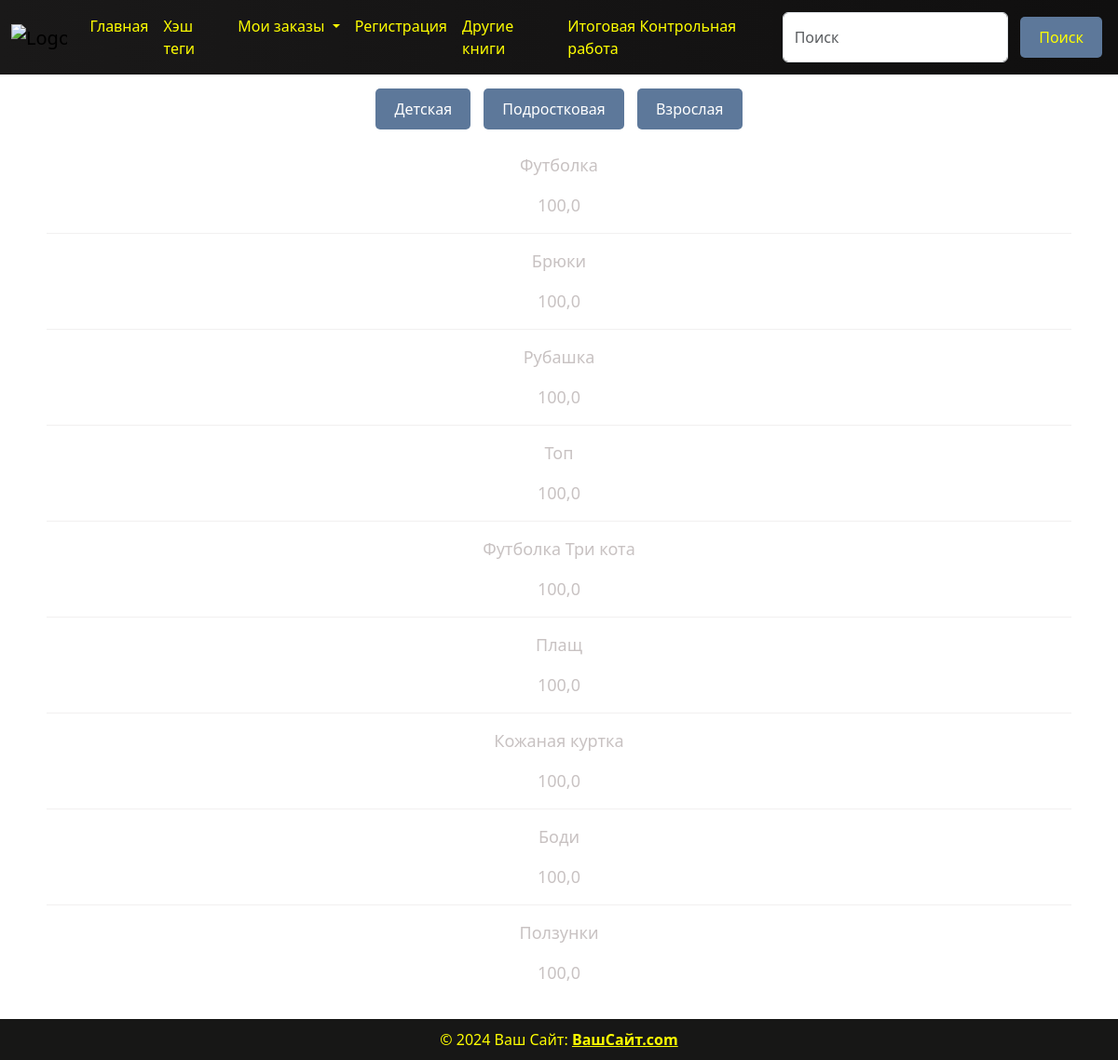
The app's page /clothes/all_clothes/ with its own data.
### clothes/models.py (models this page shows, shortened)
class Clothes(models.Model):
    title = models.CharField(max_length=50)
    price = models.FloatField(default=100)
    tags = models.ManyToManyField(Tag)

### clothes/views.py (the view)
# urls.py: path('all_clothes/', AllClothesView.as_view(), name='all_clothes'),
class AllClothesView(generic.ListView):
    model = models.Clothes
    template_name = 'clothing/all_clothes.html'
    context_object_name = 'all_clothes'
    queryset = models.Clothes.objects.all().order_by('-id')

### templates/clothing/all_clothes.html
{% load static %}
{% include 'components/header.html' %}
<link rel="stylesheet" href="{% static 'css/hashtags.css' %}">
<div class="container">
    <div class="buttons">
        <button class="btn"><a href="{% url 'child_clothes' %}">Детская</a></button>
        <button class="btn"><a href="{% url 'teen_clothes' %}">Подростковая</a></button>
        <button class="btn"><a href="{% url 'adult_clothes' %}">Взрослая</a></button>
    </div>
    {% for i in all_clothes %}
    <div class="content">
        <p class="white">{{ i.title }}</p>
        <p class="white">{{ i.price }}</p>
        {% if not forloop.last %}
        <hr class="white">
        {% endif %}
    </div>
    {% endfor %}
</div>
{% include 'components/footer.html' %}

### static/css/book.css (style rules this page uses)
body { display: flex; flex-direction: column; min-height: 100vh; padding-top: 70px; background: url("https://i.pinimg.com/736x/e3/7d/a9/e37da92d1e32051af32a81a8950733f3.jpg"); background-repeat: no-repeat; background-size: cover; background-position: center; }
.content { flex: 1; }

### static/css/hashtags.css (style rules this page uses)
.container { text-align: center; padding: 20px; }
.buttons { margin-bottom: 20px; display: inline-block; }
.btn { padding: 10px 20px; margin: 5px; border: none; background-color: #5d789a; color: white; cursor: pointer; border-radius: 5px; font-size: 16px; }
.btn a { color: white; text-decoration: none; }
.content { font-size: 18px; }
.white { color: #c8c2c2; }

### records on screen
Clothes: title "Футболка", price "100,0"
Clothes: title "Брюки", price "100,0"
Clothes: title "Рубашка", price "100,0"
Clothes: title "Топ", price "100,0"
Clothes: title "Футболка Три кота", price "100,0"
Clothes: title "Плащ", price "100,0"
Clothes: title "Кожаная куртка", price "100,0"
Clothes: title "Боди", price "100,0"
Clothes: title "Ползунки", price "100,0"
